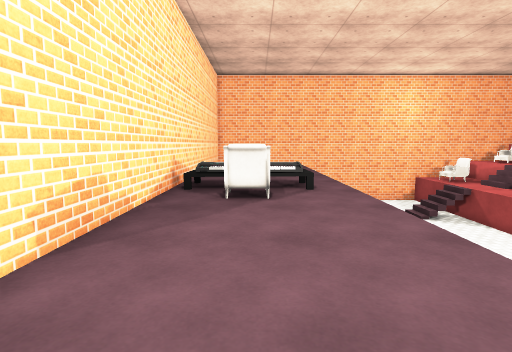
View 1 (above)

23 first-person views from a walk through a 3-D level made in the Unity game engine. The camera is 1.2 m above the floor, tilts 6° down and sees 80° across. The floor is counted in squares, 1 m on a side. Each view is taken from the middle of a square. On the plan, view 1 faces up. The plan holds only what a view shows up to about 13 squares ahead; the rest is blank. The place goes on beyond the plan. The player is left out. Some surface patterns are stand-ins.

View 2
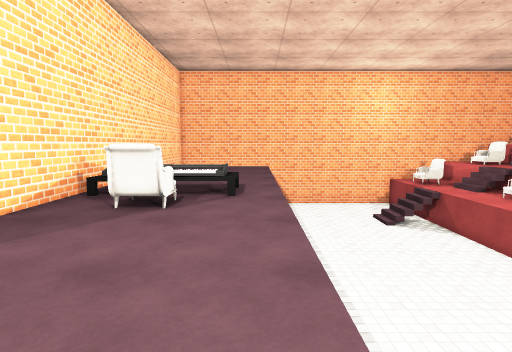

View 3
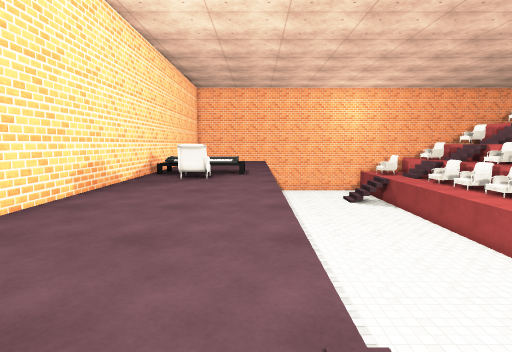

View 4
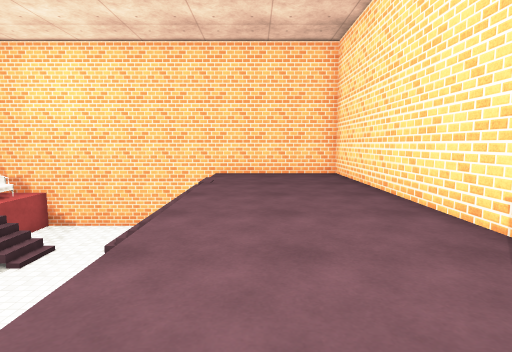

View 5
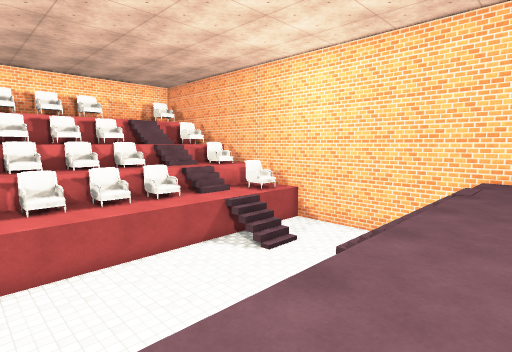

View 6
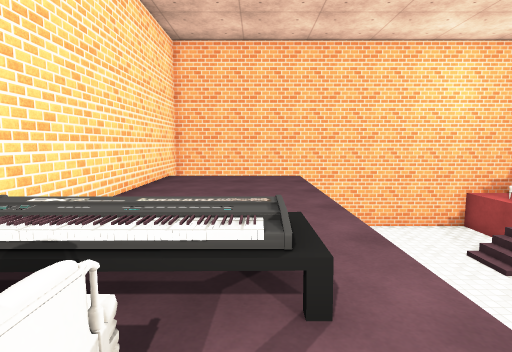

View 7
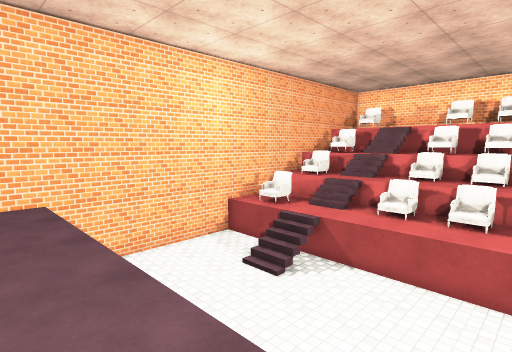

View 8
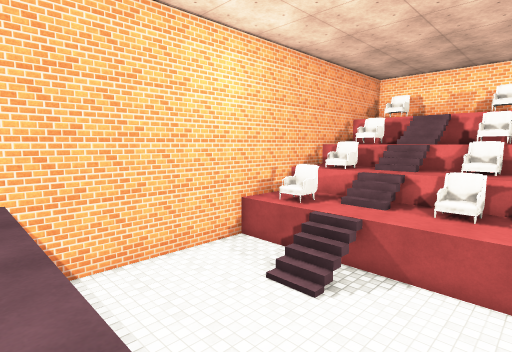

View 9
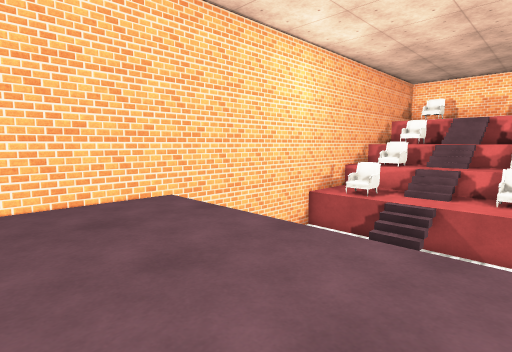

View 10
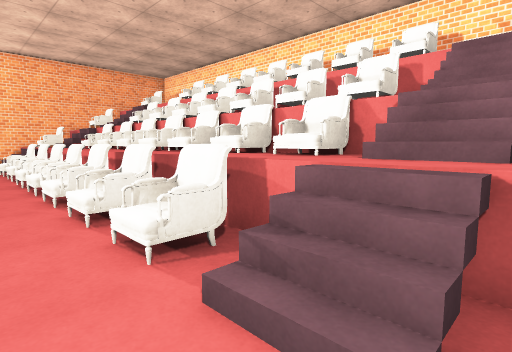

View 11
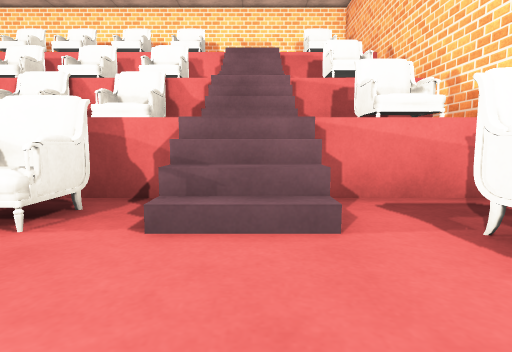

View 12
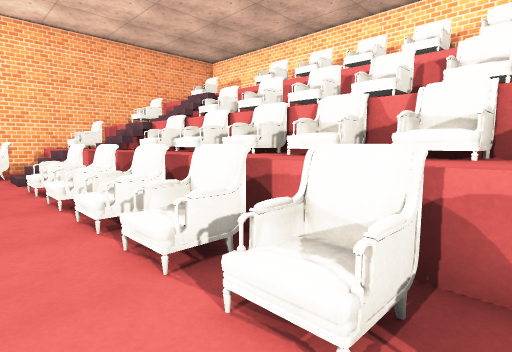

View 13
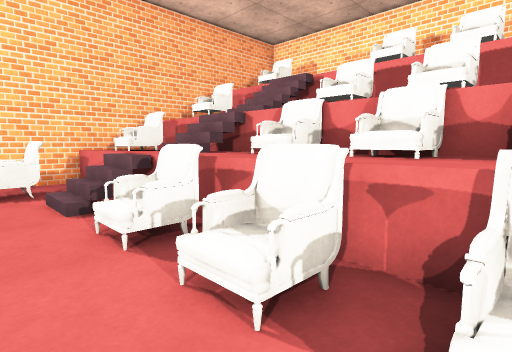

View 14
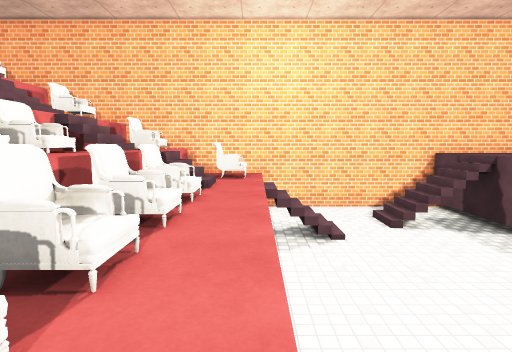

View 15
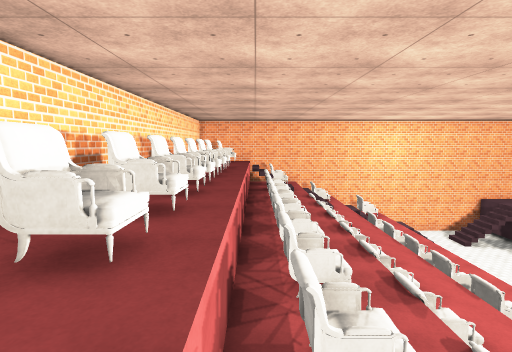

View 16
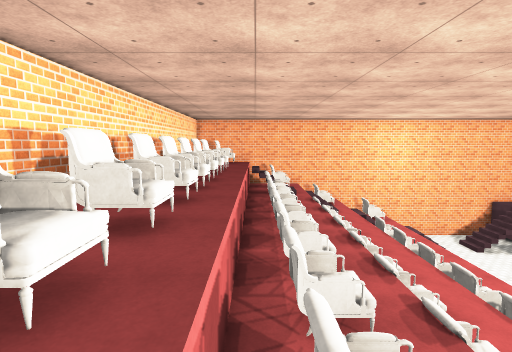

View 17
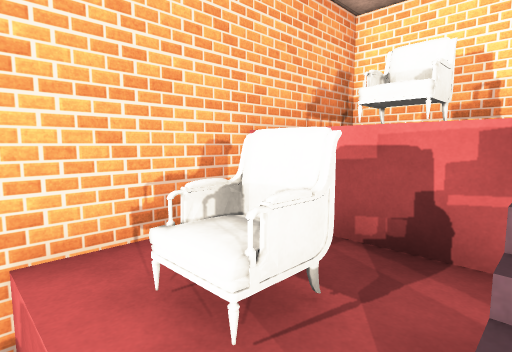

View 18
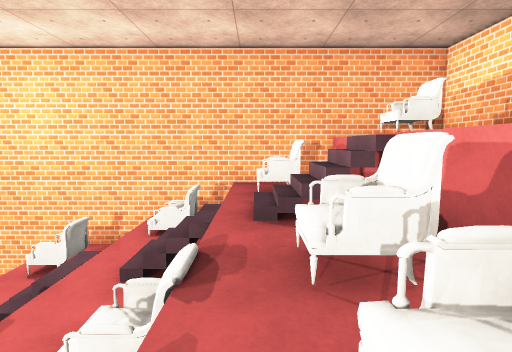

View 19
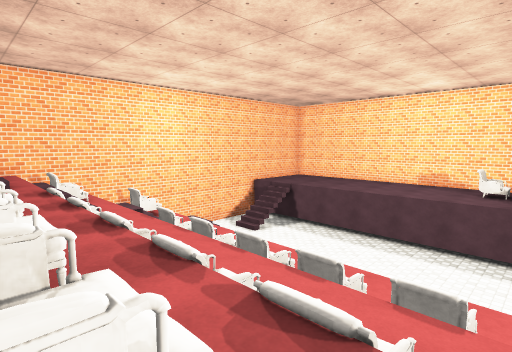

View 20
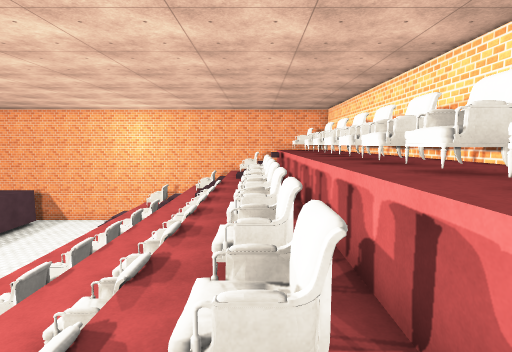

View 21
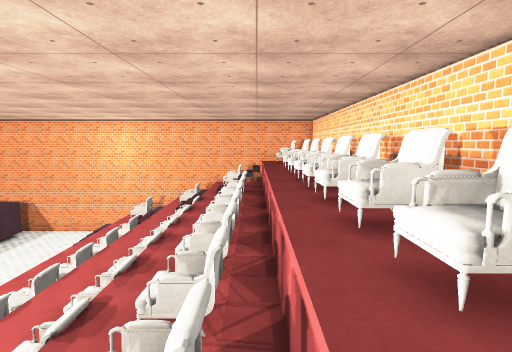

View 22
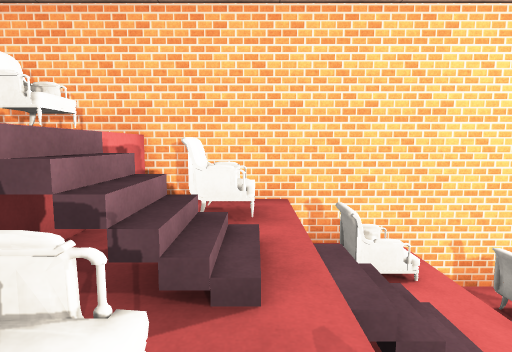

View 23
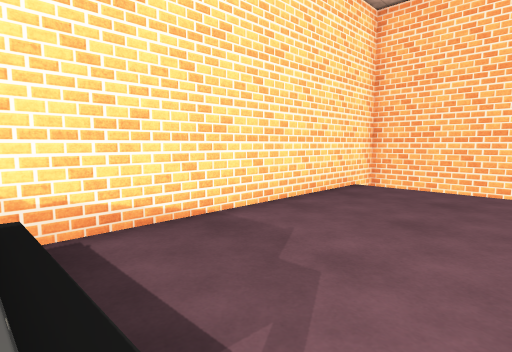

### Floor plan
Key: @ floor where view 1 was taken; # wall or solid block; . main floor; : floor 1.5 m higher than the main floor; + floor 2.25 m higher than the main floor; * floor 2.5 m higher than the main floor; % floor 3.5 m higher than the main floor; / step, stairs or slope; = window, fence, low wall or low ledge; ^ raised ledge; O other object.
Columns run from 3 left of view 1 to 21 right of it. Each row starts with its distance up from view 1.
 19       ################^^^
 18 #      ......:::/**=##
 17 #+++++.......:O:/O*/O%^O
 16 #+++++.......:O:/O*/O/^^
 15 #+++++...../ :: //////^
 14 #+++++...../O::O//O/O/^
 13 #+++++.......:::/**%%%^^
 12 #+++++.......::O///%O%^#^
 11 #+++++.......:::/*O%%%^O^
 10 #+++++.......::O//O%O%^O^
  9 #////+.......:::/**%%%^O^
  8 #////+.......::O//O%O%^#^
  7 #++O++.......:::/**%%%^O^
  6 #+++++.......::O///%O%^O^
  5 #+++++.......:::/**%%%^^^
  4 #+++++.......::O//O%O%^O^
  3 #+++++.......:::/**%%%^O^
  2 #+++++.......::O//O%O%^#^
  1 #+++++.......::O///%O%^#
  0 #++@++.......::O///% %^#
 -1 #+++++...../#::////// ^
 -2 #+++++.....//:: //////
 -3 #+++++////..O::O/*O%O%^
 -4 #+++++/#=/...:O:/O*OO ^O
 -5 #+++++.......:::/**%% ^O
 -6 #########################

Positions as (right, up) in squares from view 1, and headings:
1: (0, 0), facing up
2: (2, 1), facing up
3: (2, -4), facing up
4: (1, 7), facing down
5: (1, 6), facing down-right
6: (1, 6), facing up
7: (1, 8), facing up-right
8: (2, 10), facing up-right
9: (-1, 11), facing up-right
10: (10, -3), facing up-right
11: (9, -2), facing right
12: (10, 3), facing up-right
13: (10, 8), facing up-right
14: (10, 7), facing down
15: (18, 15), facing down
16: (18, 14), facing down
17: (15, 15), facing up-right
18: (16, 9), facing up
19: (17, 9), facing down-left
20: (17, -2), facing up
21: (18, -2), facing up
22: (16, 1), facing down
23: (2, 9), facing up-left
